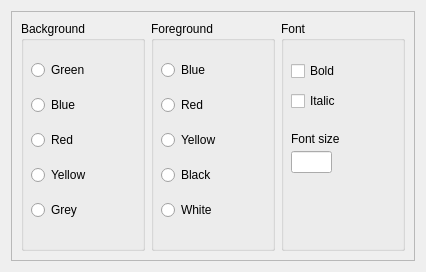
<?xml version="1.0" encoding="UTF-8"?>
<ui version="4.0">
 <class>StyleConfigure</class>
 <widget class="QWidget" name="StyleConfigure">
  <property name="geometry">
   <rect>
    <x>0</x>
    <y>0</y>
    <width>426</width>
    <height>266</height>
   </rect>
  </property>
  <property name="windowTitle">
   <string>Form</string>
  </property>
  <layout class="QGridLayout" name="gridLayout">
   <item row="0" column="0">
    <widget class="QFrame" name="frame_3">
     <property name="minimumSize">
      <size>
       <width>400</width>
       <height>250</height>
      </size>
     </property>
     <property name="frameShape">
      <enum>QFrame::StyledPanel</enum>
     </property>
     <property name="frameShadow">
      <enum>QFrame::Raised</enum>
     </property>
     <layout class="QGridLayout" name="gridLayout_4">
      <item row="0" column="0">
       <widget class="QGroupBox" name="groupBoxBackground">
        <property name="title">
         <string>Background</string>
        </property>
        <widget class="QWidget" name="verticalLayoutWidget_3">
         <property name="geometry">
          <rect>
           <x>10</x>
           <y>30</y>
           <width>101</width>
           <height>181</height>
          </rect>
         </property>
         <layout class="QVBoxLayout" name="verticalLayout_3">
          <item>
           <widget class="QRadioButton" name="radioButtonBackgroundGreen">
            <property name="text">
             <string>Green</string>
            </property>
           </widget>
          </item>
          <item>
           <widget class="QRadioButton" name="radioButtonBackgroundBlue">
            <property name="text">
             <string>Blue</string>
            </property>
           </widget>
          </item>
          <item>
           <widget class="QRadioButton" name="radioButtonBackgroundRed">
            <property name="text">
             <string>Red</string>
            </property>
           </widget>
          </item>
          <item>
           <widget class="QRadioButton" name="radioButtonBackgroundYellow">
            <property name="text">
             <string>Yellow</string>
            </property>
           </widget>
          </item>
          <item>
           <widget class="QRadioButton" name="radioButtonBackgroundGrey">
            <property name="text">
             <string>Grey</string>
            </property>
           </widget>
          </item>
         </layout>
        </widget>
       </widget>
      </item>
      <item row="0" column="1">
       <widget class="QGroupBox" name="groupBoxForeground">
        <property name="title">
         <string>Foreground</string>
        </property>
        <widget class="QWidget" name="verticalLayoutWidget_2">
         <property name="geometry">
          <rect>
           <x>10</x>
           <y>30</y>
           <width>101</width>
           <height>181</height>
          </rect>
         </property>
         <layout class="QVBoxLayout" name="verticalLayout_2">
          <item>
           <widget class="QRadioButton" name="radioButtonForegroundBlue">
            <property name="text">
             <string>Blue</string>
            </property>
           </widget>
          </item>
          <item>
           <widget class="QRadioButton" name="radioButtonForegroundRed">
            <property name="text">
             <string>Red</string>
            </property>
           </widget>
          </item>
          <item>
           <widget class="QRadioButton" name="radioButtonForegroundYellow">
            <property name="text">
             <string>Yellow</string>
            </property>
           </widget>
          </item>
          <item>
           <widget class="QRadioButton" name="radioButtonForegroundBlack">
            <property name="text">
             <string>Black</string>
            </property>
           </widget>
          </item>
          <item>
           <widget class="QRadioButton" name="radioButtonForegroundWhite">
            <property name="text">
             <string>White</string>
            </property>
           </widget>
          </item>
         </layout>
        </widget>
       </widget>
      </item>
      <item row="0" column="2">
       <widget class="QGroupBox" name="groupBoxFont">
        <property name="title">
         <string>Font</string>
        </property>
        <widget class="QCheckBox" name="checkBoxBold">
         <property name="geometry">
          <rect>
           <x>10</x>
           <y>40</y>
           <width>76</width>
           <height>20</height>
          </rect>
         </property>
         <property name="text">
          <string>Bold</string>
         </property>
        </widget>
        <widget class="QCheckBox" name="checkBoxItalic">
         <property name="geometry">
          <rect>
           <x>10</x>
           <y>70</y>
           <width>76</width>
           <height>20</height>
          </rect>
         </property>
         <property name="text">
          <string>Italic</string>
         </property>
        </widget>
        <widget class="QLabel" name="labelSize">
         <property name="geometry">
          <rect>
           <x>10</x>
           <y>110</y>
           <width>71</width>
           <height>16</height>
          </rect>
         </property>
         <property name="text">
          <string>Font size</string>
         </property>
        </widget>
        <widget class="QLineEdit" name="lineEditSize">
         <property name="geometry">
          <rect>
           <x>10</x>
           <y>130</y>
           <width>41</width>
           <height>22</height>
          </rect>
         </property>
        </widget>
       </widget>
      </item>
     </layout>
    </widget>
   </item>
  </layout>
 </widget>
 <resources/>
 <connections/>
</ui>
